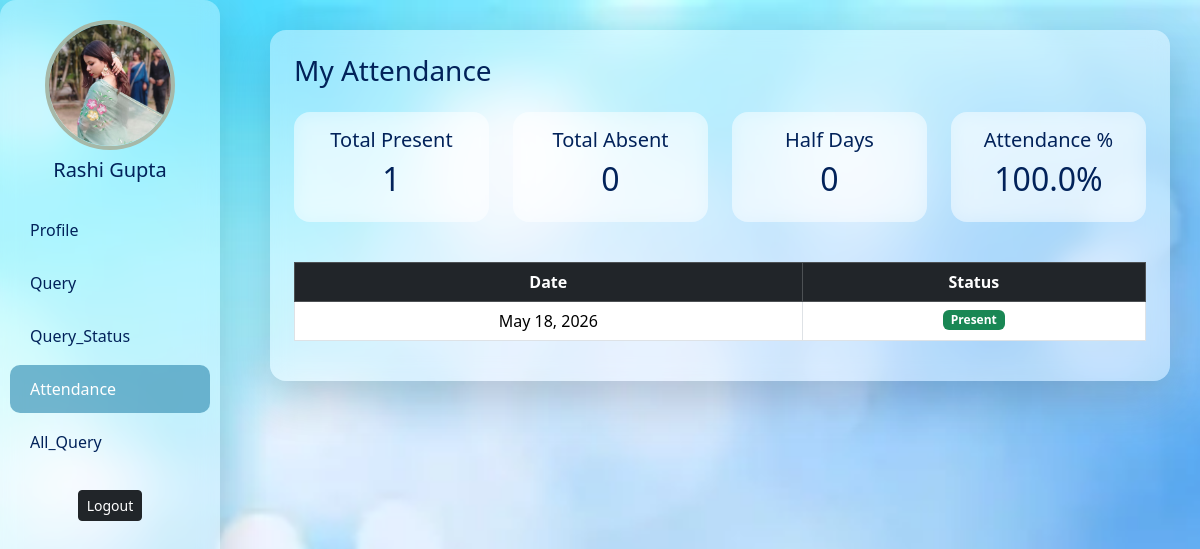
The page /my_attendance/ (signed in) on the database as committed earlier.
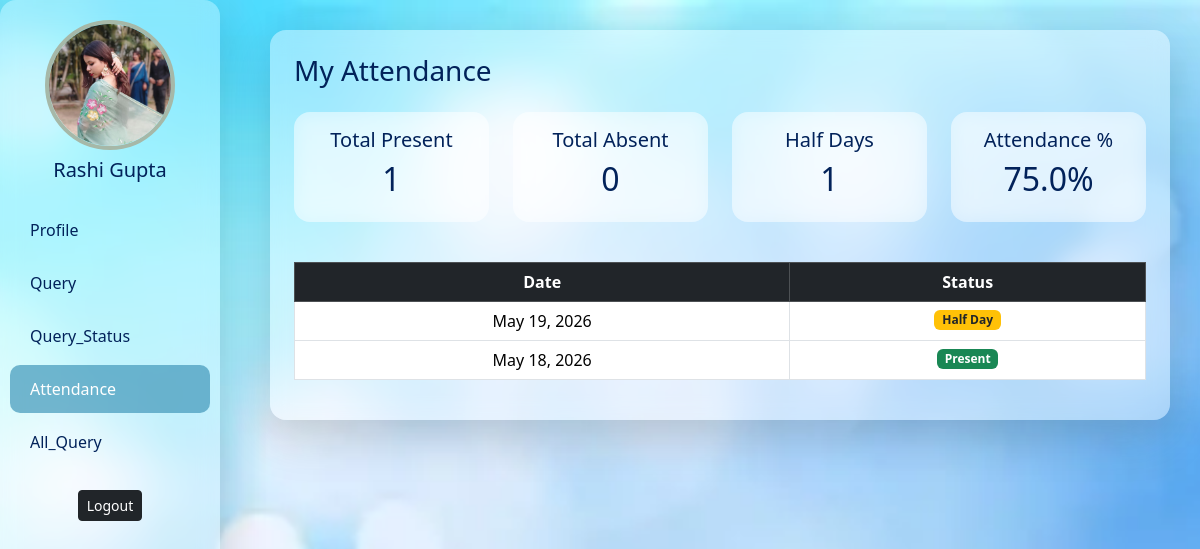
The same page on the database as committed later.
### app/models.py (models this page shows, shortened)
class Attendance(models.Model):
    STATUS_CHOICES = (
        ('Present', 'Present'),
        ('Absent', 'Absent'),
        ('Half Day', 'Half Day'),
    )
    employee = models.ForeignKey(AddEmployee, on_delete=models.CASCADE)
    date = models.DateField(default=date.today)
    status = models.CharField(max_length=20, choices=STATUS_CHOICES)
    class Meta:
        unique_together = ('employee', 'date')

### app/views.py (the view)
def my_attendance(request):
    if 'user_id' not in request.session:
        return redirect('login')
    user_id = request.session.get('user_id')
    userdata = new.objects.get(id=user_id)
    attendance = Attendance.objects.filter(
        employee__email=userdata.email
    ).order_by('-date')
    total_present = attendance.filter(
        status='Present'
    ).count()
    total_absent = attendance.filter(
        status='Absent'
    ).count()
    total_half = attendance.filter(
        status='Half Day'
    ).count()
    total = attendance.count()
    percentage = 0
    if total > 0:
        percentage = (
            (total_present + (total_half * 0.5))
            / total
        ) * 100
    context = {
        'data': userdata,
        'my_attendance': True,
        'attendance': attendance,
        'total_present': total_present,
        'total_absent': total_absent,
        'total_half': total_half,
        'percentage': round(percentage, 2),
        'section': 'attendance'
    }
    return render(
        request,
        'userdashboard.html',
        context
    )

### app/templates/userdashboard.html (shortened to what this page needs)
{% block contant %}
<!DOCTYPE html>
<html lang="en">
<head>
    <link href="https://cdn.jsdelivr.net/npm/bootstrap@5.3.2/dist/css/bootstrap.min.css" rel="stylesheet">
</head>
<body>
    <div class="sidebar glass shadow-lg">
        <div class="text-center mb-4">
            {% if data.image %}
            <img src="{{ data.image.url }}" class="profile-img mb-2">
            {% else %}
            <div class="profile-img mb-2 d-block mx-auto" style="background-color:#ffff;"></div>
            {% endif %}
            <h5>{{ data.name }}</h5>
        </div>
        <a href="{% url 'profile' %}" class="{% if section == 'profile' %}active{% endif %}">
            Profile
        </a>
        <a href="{% url 'query' %}" class="{% if section == 'query' %}active{% endif %}">
            Query
        </a>
        <a href="{% url 'query_status' %}" class="{% if section == 'query_status' %}active{% endif %}">
            Query_Status
        </a>
        <a href="{% url 'my_attendance' %}"
   class="{% if section == 'attendance' %}active{% endif %}">
    Attendance
</a>
        <a href="{% url 'all_query' %}" class="{% if section == 'all-query' %}active{% endif %}">
            All_Query
        </a>
        <form method="post" action="{% url 'logout' %}" class="mt-4 text-center">
            <button class="btn btn-dark btn-sm">Logout</button>
        </form>
    </div>
    <div class="main-content">
{% if my_attendance %}
<div id="attendance" class="section">
    <div class="glass shadow-lg p-4">
        <h3 class="mb-4">
            My Attendance
        </h3>
        <div class="row text-center mb-4">
            <div class="col-md-3 mb-3">
                <div class="glass p-3">
                    <h5>Total Present</h5>
                    <h2>{{ total_present }}</h2>
                </div>
            </div>
            <div class="col-md-3 mb-3">
                <div class="glass p-3">
                    <h5>Total Absent</h5>
                    <h2>{{ total_absent }}</h2>
                </div>
            </div>
            <div class="col-md-3 mb-3">
                <div class="glass p-3">
                    <h5>Half Days</h5>
                    <h2>{{ total_half }}</h2>
                </div>
            </div>
            <div class="col-md-3 mb-3">
                <div class="glass p-3">
                    <h5>Attendance %</h5>
                    <h2>{{ percentage }}%</h2>
                </div>
            </div>
        </div>
        <table class="table table-bordered table-hover text-center">
            <thead class="table-dark">
                <tr>
                    <th>Date</th>
                    <th>Status</th>
                </tr>
            </thead>
            <tbody>
                {% for i in attendance %}
                <tr>
                    <td>{{ i.date }}</td>
                    <td>
                        {% if i.status == "Present" %}
                            <span class="badge bg-success">
                                Present
                            </span>
                        {% elif i.status == "Absent" %}
                            <span class="badge bg-danger">
                                Absent
                            </span>
                        {% else %}
                            <span class="badge bg-warning text-dark">
                                Half Day
                            </span>
                        {% endif %}
                    </td>
                </tr>
                {% empty %}
                <tr>
                    <td colspan="2">
                        No attendance found
                    </td>
                </tr>
                {% endfor %}
            </tbody>
        </table>
    </div>
</div>
{% endif %}
    </div>
</body>
</html>
{% endblock contant %}

Rows that differ between the two databases and show on the page:
added Attendance: date "May 19, 2026", status "Half Day"
Other text that changed with them:
{{ total_half }}: "0" → "1"
{{ percentage }}: "100.0" → "75.0"
